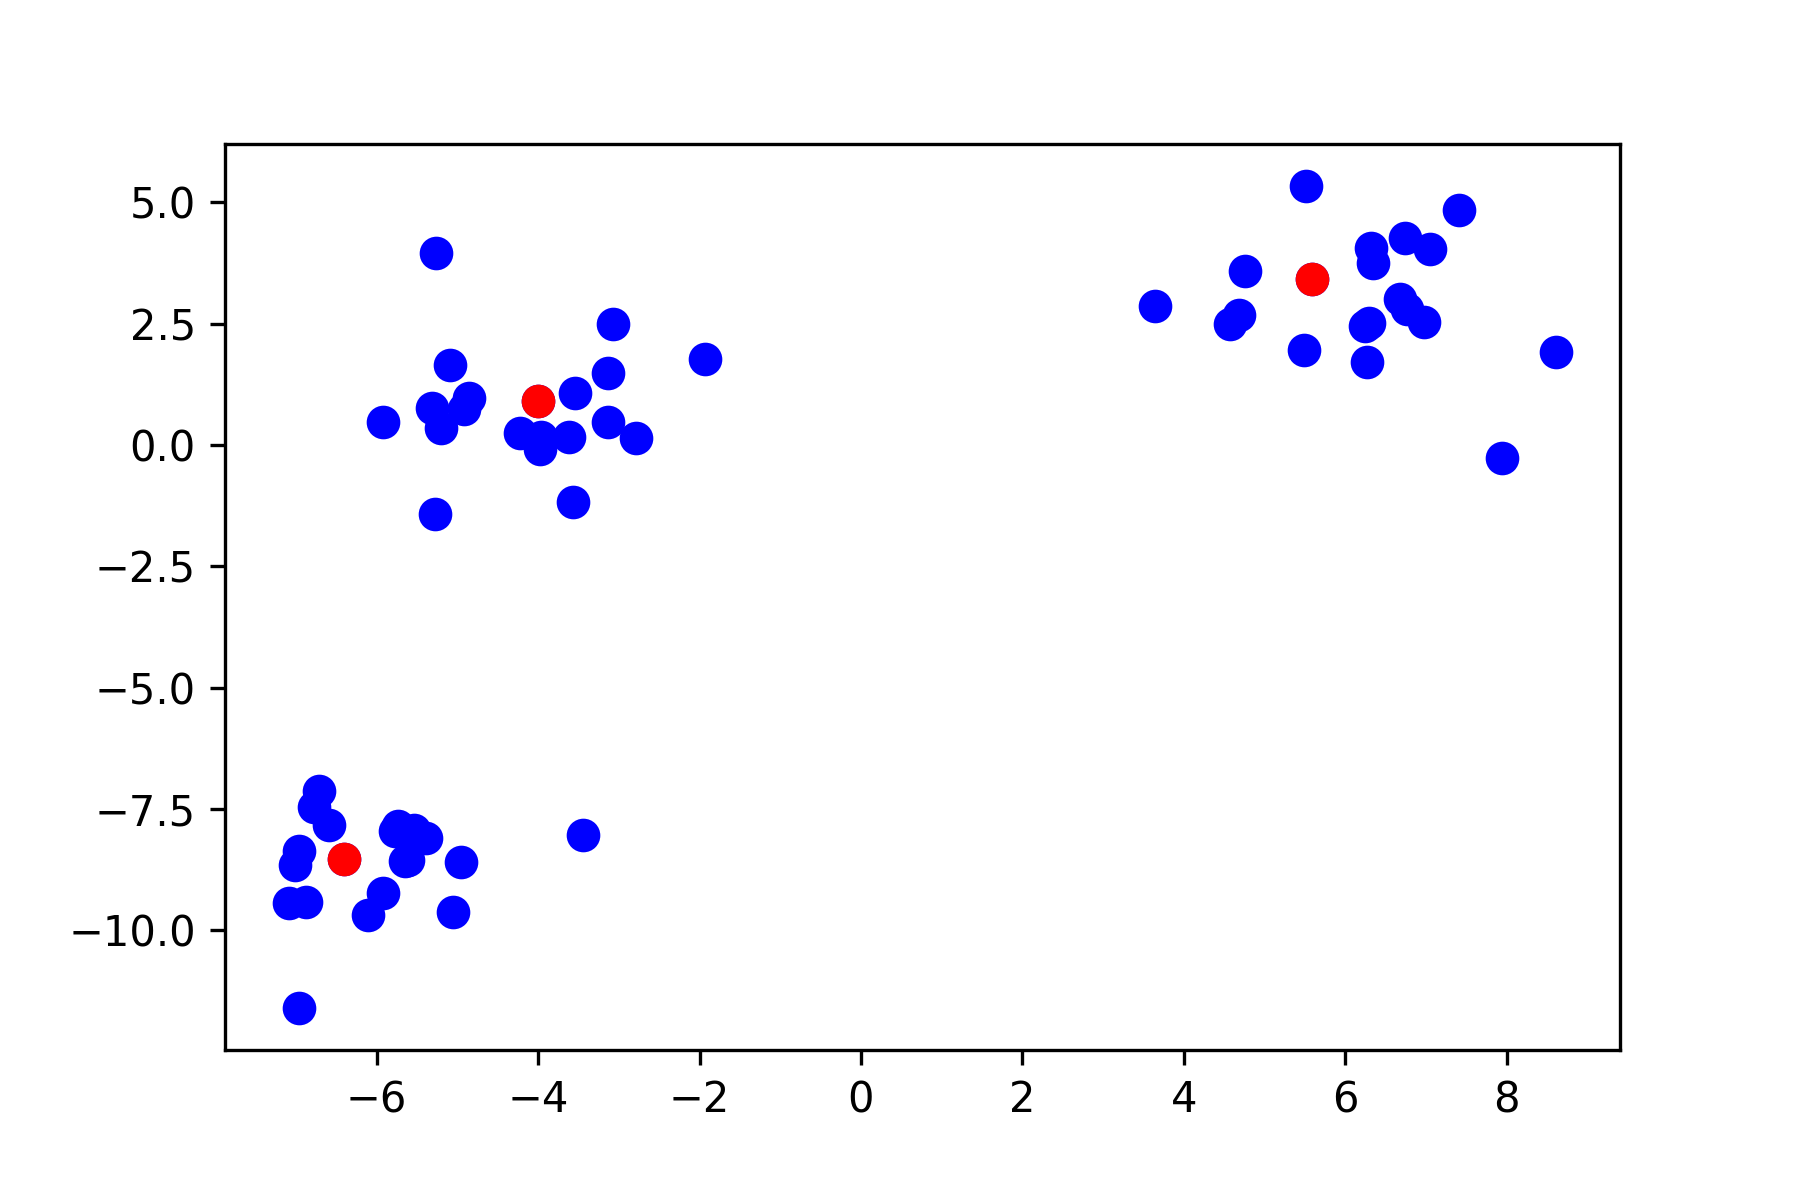

Reproduce this figure in Python.
#!/usr/bin/env python3
# -*- coding: utf-8 -*-
"""
Created on Fri Jan 12 16:20:44 2018

@author: chengch
"""
import numpy as np
import math
import matplotlib.pyplot as plt

data = np.loadtxt('/home/chengch/science/test.txt')
k=3
t_dat = data[20]

def normal(data):
    normal_dats = []
    min_dat = min(data)
    max_dat = max(data)
    for dat in data:
        normal_dats.append((dat - min_dat) / (max_dat - min_dat))
    normal_dats = np.array(normal_dats)
    normal_dats = np.reshape(normal_dats,(len(normal_dats),1))
    return normal_dats

def distance(x1,x2):
    dis = np.sqrt(sum((x1 - x2) ** 2))
    return dis

#density
dis_num = []
for i,dat in enumerate(data):
    n = 0
    for j in data:
        if distance(dat,j) < 1.5:
            n += 1
    dis_num.append((i,n))
    
dis_num = sorted(dis_num,key=lambda x:x[1],reverse=True)
dis_num = np.array(dis_num)

#distance
diss = []
for i,dat in enumerate(dis_num):
    if i == 0:
        first_dat_ind = dat[0]
        first_diss = []
        for j in data:
            first_diss.append(distance(data[dat[0]],j))
        first_diss = sorted(first_diss)
        dis = first_diss[-1]
        diss.append(dis)
    elif i == 1:
        second_dat_ind = dat[0]
        dis = distance(data[first_dat_ind],data[second_dat_ind])
        diss.append(dis)
    else:
        distance_all = []
        for k in dis_num[:,0][:i]:
            distance_all.append(distance(data[dis_num[i][0]],data[k]))
        dis = min(distance_all)
        diss.append(dis)
diss = np.array(diss)
diss = np.reshape(diss,(len(diss),1))
dis_den = np.concatenate((dis_num,diss),axis=1)

gama = normal(dis_den[:,1]) * normal(dis_den[:,2])
point_ind = np.reshape(dis_den[:,0],(len(dis_den[:,0]),1))
result = np.concatenate((point_ind,gama),axis=1)
result = np.array(sorted(result,key=lambda x:x[1],reverse=True))

k_values = result[:,0][:3]
cluster_centers = []
for i in k_values:
    cluster_centers.append(data[i])
cluster_centers = np.array(cluster_centers)

plt.scatter(data[:,0],data[:,1],color='b',s=50)
plt.scatter(cluster_centers[:,0],cluster_centers[:,1],color='r',s= 50)
plt.savefig('/home/chengch/science/science.png',dpi=300)
plt.show()



